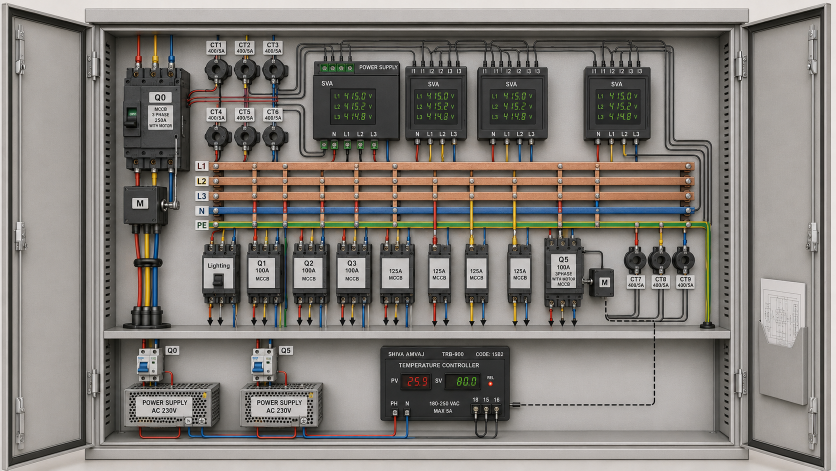
#> input picture file_00000000a51c82439f363061a6e7ef58.png, 1672 x 941 px, found by its file name (shown at 1/2 size)
$ python fix_image.py
#> lines starting #> are read from the running program, lines starting #| are printed output that depends on the picture; after the words box and inside, x2 and y2 are one past the last pixel; in counts of white or black regions, pixels touching at a corner belong together
# -*- coding: utf-8 -*-
"""Pixel-precise correction of the AI panel image to match the original PDF circuit.
Base = original AI image (best text baseline). All fixes applied programmatically."""
from PIL import Image, ImageDraw, ImageFont, ImageFilter
import numpy as np

SRC = '/home/user/Bargh/file_00000000a51c82439f363061a6e7ef58.png'
OUT = '/home/user/Bargh/render/panel_final_fixed.png'

im = Image.open(SRC).convert('RGB')
#> im is the input picture: PIL image 1672x941 RGB; mean R, G, B 130.6, 125.9, 120.7
W, H = im.size
#> W = 1672; H = 941
px = im.load()
arr = np.array(im).astype(int)

FB = '/usr/share/fonts/truetype/dejavu/DejaVuSans-Bold.ttf'
FR = '/usr/share/fonts/truetype/dejavu/DejaVuSans.ttf'
def font(sz, bold=True): return ImageFont.truetype(FB if bold else FR, sz)

def ring_bg(x0, y0, x1, y1, margin=14, light=True):
    """sample background color from a ring around rect (excluding dark text pixels)"""
#> called with x0 = 935, y0 = 112, x1 = 1330, y1 = 305, margin = 14, light = True
    X0, Y0, X1, Y1 = max(0,x0-margin), max(0,y0-margin), min(W,x1+margin), min(H,y1+margin)
#> X0 = 921; Y0 = 98; X1 = 1344; Y1 = 319
    mask = np.zeros((Y1-Y0, X1-X0), bool)
    mask[:margin,:] = True; mask[-margin:,:] = True
    mask[:,:margin] = True; mask[:,-margin:] = True
    reg = arr[Y0:Y1, X0:X1]
    lum = reg.mean(axis=2)
    if light:
        sel = mask & (lum > 120)
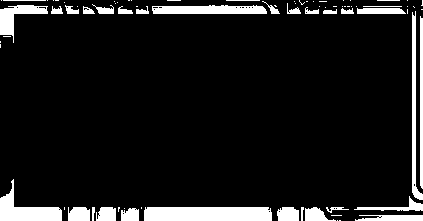
#> sel: shape (221, 423) bool; 9.7% white; 78 white regions (46 under 20 px), largest, box (x1, y1, x2, y2) and area: (144, 207, 272, 221) 1776, (0, 179, 62, 221) 1067, (152, 5, 267, 14) 903
    else:
        sel = mask & (lum < 120)
    if sel.sum() < 20: sel = mask
    med = np.median(reg[sel], axis=0)
#> med = [151, 146, 141]
    return tuple(int(v) for v in med)

def cover(x0, y0, x1, y1, color=None, noise=6, feather=True):
    """cover rect with sampled bg color + subtle noise"""
    if color is None: color = ring_bg(x0,y0,x1,y1)
#> color = (151, 146, 141)
    rng = np.random.default_rng(42)
    patch = np.clip(np.array(color) + rng.normal(0, noise, (y1-y0, x1-x0, 3)), 0, 255).astype(np.uint8)
    pimg = Image.fromarray(patch)
    if feather:
        m = Image.new('L', pimg.size, 0)
#> m: PIL image 395x193 L; every value is 0
        ImageDraw.Draw(m).rectangle([4,4,pimg.size[0]-4,pimg.size[1]-4], fill=255)
#> m: PIL image 395x193 L; 94.7% white; 1 black region, box (x1, y1, x2, y2) and area: (0, 0, 395, 193) 4067
        m = m.filter(ImageFilter.GaussianBlur(3))
        im.paste(pimg, (x0,y0), m)
    else:
        im.paste(pimg, (x0,y0))

def write(x, y, txt, sz=16, bold=True, col=None, anchor='mm'):
    if col is None: col = (28, 34, 42)
    d = ImageDraw.Draw(im)
    d.text((x, y), txt, font=font(sz, bold), fill=col, anchor=anchor)

def sample_text_color(x, y, r=6):
    reg = arr[max(0,y-r):y+r, max(0,x-r):x+r].reshape(-1,3)
    lum = reg.mean(axis=1)
    dark = reg[lum < lum.mean()]
    if len(dark)==0: dark = reg
    return tuple(int(v) for v in np.median(dark, axis=0))

# ============ 1) remove meters #3 & #4 (top row, x 940..1320) ============
cover(935, 112, 1330, 305)

# ============ 2) remove 4th 125A breaker (body x 1002..1082) ============
cover(1000, 462, 1085, 605)
#> call 2 of ring_bg, with x0 = 1000, y0 = 462, x1 = 1085, y1 = 605, margin = 14, light = True
#> in ring_bg (call 2), `lum = reg.mean(axis=2)`:
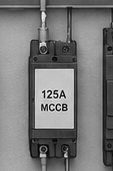
#> lum: shape (171, 113) float64; min 0, max 255, mean 121.8
#> in ring_bg (call 2), `sel = mask & (lum > 120)`:
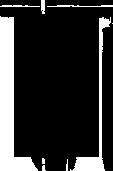
#> sel: shape (171, 113) bool; 18.7% white; 9 white regions (4 under 20 px), largest, box (x1, y1, x2, y2) and area: (0, 16, 38, 171) 2438, (70, 17, 111, 171) 912, (47, 5, 113, 7) 95, (0, 5, 40, 7) 62, (41, 0, 45, 14) 51
#> in ring_bg (call 2), `med = np.median(reg[sel], axis=0)`: med = [163, 158, 154]
#> in cover (call 2), `m = Image.new('L', pimg.size, 0)`: m: PIL image 85x143 L; every value is 0
#> in cover (call 2), `ImageDraw.Draw(m).rectangle([4,4,pimg.size[0]-4,pimg.size[1]-4], fill=..`: m: PIL image 85x143 L; 87.3% white; 1 black region, box (x1, y1, x2, y2) and area: (0, 0, 85, 143) 1547

# ============ 3) fix CT ratio labels: 400/5A (six on incomer) ============
for cx in (434, 490, 547):
    for cy in (103, 236):
        cover(cx-42, cy-11, cx+42, cy+11)
        write(cx, cy, '400/5A', 15)
#> this loop made 3 passes
# CT7-9 ratios
for cx in (1273, 1322, 1372):
    cover(cx-42, 560, cx+42, 584)
    write(cx, 572, '400/5A', 15)
#> this loop made 3 passes
#> color in cover on passes 1 to 3: (168, 163, 160), (167, 163, 160), (165, 161, 155)
#> pass 1, in cover (call 9), `patch = np.clip(np.array(color) + rng.normal(0, noise, (y1-y0, x1-x0, ..`:
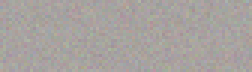
#> patch: shape (24, 84, 3) (shown 3 times larger); mean of channels 0, 1, 2 167.6, 162.4, 159.3; drawn as R, G, B

# ============ 4) meter terminal rows -> I1 I1 I2 I2 I3 I3 ============
cover(575, 132, 745, 152)
#> in ring_bg (call 12), `sel = mask & (lum > 120)`: sel: shape (48, 198) bool; 18.7% white; 35 white regions (23 under 20 px), largest, box (x1, y1, x2, y2) and area: (0, 0, 31, 14) 371, (50, 0, 86, 14) 314, (11, 34, 31, 48) 257
#> in cover (call 12), `m = Image.new('L', pimg.size, 0)`: m: PIL image 170x20 L; every value is 0
#> in cover (call 12), `ImageDraw.Draw(m).rectangle([4,4,pimg.size[0]-4,pimg.size[1]-4], fill=..`: m: PIL image 170x20 L; 62.3% white; 1 black region, box (x1, y1, x2, y2) and area: (0, 0, 170, 20) 1281
write(660, 142, 'I1 I1  I2 I2  I3 I3', 13)
cover(800, 132, 960, 152)
#> in ring_bg (call 13), `sel = mask & (lum > 120)`:
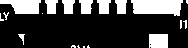
#> sel: shape (48, 188) bool; 24.7% white; 19 white regions (10 under 20 px), largest, box (x1, y1, x2, y2) and area: (131, 0, 183, 16) 689, (0, 0, 41, 14) 417, (149, 34, 168, 48) 264
#> in ring_bg (call 13), `med = np.median(reg[sel], axis=0)`: med = [160, 157, 155]
#> in cover (call 13), `m = Image.new('L', pimg.size, 0)`: m: PIL image 160x20 L; every value is 0
#> in cover (call 13), `ImageDraw.Draw(m).rectangle([4,4,pimg.size[0]-4,pimg.size[1]-4], fill=..`: m: PIL image 160x20 L; 62.2% white; 1 black region, box (x1, y1, x2, y2) and area: (0, 0, 160, 20) 1211
write(880, 142, 'I1 I1  I2 I2  I3 I3', 13)
# aux supply label of meter1
cover(706, 127, 812, 147)
#> in ring_bg (call 14), `sel = mask & (lum > 120)`:
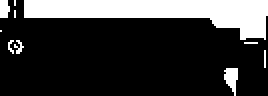
#> sel: shape (48, 134) bool (shown 2 times larger); 22.6% white; 10 white regions (7 under 20 px), largest, box (x1, y1, x2, y2) and area: (12, 0, 134, 20) 1299, (112, 34, 119, 48) 63, (0, 0, 5, 9) 39
#> in ring_bg (call 14), `med = np.median(reg[sel], axis=0)`: med = [164, 161, 158]
#> in cover (call 14), `if color is None: color = ring_bg(x0,y0,x1,y1)`: color = (164, 161, 158)
#> in cover (call 14), `m = Image.new('L', pimg.size, 0)`: m: PIL image 106x20 L; every value is 0
#> in cover (call 14), `ImageDraw.Draw(m).rectangle([4,4,pimg.size[0]-4,pimg.size[1]-4], fill=..`:
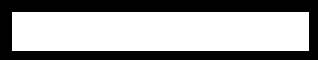
#> m: PIL image 106x20 L (shown 3 times larger); 60.7% white; 1 black region, box (x1, y1, x2, y2) and area: (0, 0, 106, 20) 833
write(759, 137, 'POWER SUPPLY', 12)
# voltage terminal rows of the two kept meters
cover(640, 258, 780, 292)
write(710, 268, 'N  L1  L2  L3', 13)
cover(800, 258, 940, 292)
write(870, 268, 'N  L1  L2  L3', 13)
# clean stray symbol under meter2 terminals
cover(824, 276, 850, 292)

# ============ 5) clear invented display values (kept meters) ============
disp1 = ring_bg(640, 180, 780, 250, light=False)
#> disp1 = (59, 59, 59)
cover(640, 182, 780, 248, color=disp1, noise=3, feather=False)
disp2 = ring_bg(830, 180, 930, 250, light=False)
#> disp2 = (59, 59, 59)
cover(830, 182, 930, 248, color=disp2, noise=3, feather=False)
# write neutral meter text on displays
dk = sample_text_color(654, 167)
#> in sample_text_color, `reg = arr[max(0,y-r):y+r, max(0,x-r):x+r].reshape(-1,3)`: reg = 144 rows, first 8: [39, 39, 38], [59, 57, 57], [59, 56, 56], [54, 51, 52], [52, 52, 50], [57, 56, 56], [60, 57, 57], [61, 60, 61]
#> in sample_text_color, `lum = reg.mean(axis=1)`: lum = 144 values, max 255 at index 72, min 14 at index 38, mean 108
#> in sample_text_color, `dark = reg[lum < lum.mean()]`: dark = 89 rows, first 8: [39, 39, 38], [59, 57, 57], [59, 56, 56], [54, 51, 52], [52, 52, 50], [57, 56, 56], [60, 57, 57], [61, 60, 61]
#> dk = (54, 53, 53)
write(710, 215, '400/5A', 20, col=(90, 220, 120))
write(880, 215, '400/5A', 20, col=(90, 220, 120))

# ============ 6) Q0: WITH MOTOR ============
cover(268, 244, 380, 262)
write(324, 253, 'WITH MOTOR', 15)

# ============ 7) Q5: WITH MOTOR ============
cover(1060, 550, 1200, 568)
write(1130, 559, 'WITH MOTOR', 15)

# ============ 8) TRB-900 fixes ============
# MAX 5A
cover(852, 814, 922, 830)
write(887, 822, 'MAX 5A', 14)
# relay terminals spaced
cover(940, 792, 1012, 808)
write(976, 800, '18  15  16', 14)
# remove invented PV/SV values (059, 80.0) on display
trb_disp = ring_bg(805, 752, 955, 776, light=False)
#> trb_disp = (45, 45, 45)
cover(806, 750, 866, 772, color=trb_disp, noise=2, feather=False)
cover(900, 750, 958, 774, color=trb_disp, noise=2, feather=False)
cover(830, 772, 852, 782, color=trb_disp, noise=2, feather=False)
# add REL label next to SV (small LED label)
pv_col = sample_text_color(790, 762)
#> in sample_text_color (call 2), `reg = arr[max(0,y-r):y+r, max(0,x-r):x+r].reshape(-1,3)`: reg = 144 rows, first 8: [73, 70, 71], [86, 87, 86], [77, 77, 77], [41, 41, 41], [35, 36, 36], [66, 66, 66], [81, 79, 79], [46, 45, 44]
#> in sample_text_color (call 2), `dark = reg[lum < lum.mean()]`: dark = 95 rows, first 8: [73, 70, 71], [86, 87, 86], [77, 77, 77], [41, 41, 41], [35, 36, 36], [66, 66, 66], [81, 79, 79], [46, 45, 44]
#> pv_col = (48, 48, 47)
write(984, 762, 'REL', 13, col=pv_col)

# ============ 9) busbar labels L1 L2 L3 N PE (copper rows y 326..397) ============
bars = [('L1', 326), ('L2', 356), ('L3', 369), ('N', 386), ('PE', 397)]
for name, by in bars:
    # white bold with dark outline for contrast on copper
    d = ImageDraw.Draw(im)
    d.text((232, by), name, font=font(17), fill=(15,15,15), anchor='mm',
           stroke_width=2, stroke_fill=(255,255,255))

# ============ 10) M box on Q5 + dashed green command wire ============
d = ImageDraw.Draw(im)
# M box
bx0, by0, bx1, by1 = 1188, 500, 1232, 538
d.rounded_rectangle([bx0, by0, bx1, by1], radius=6, fill=(154,162,171), outline=(38,43,49), width=2)
d.text(((bx0+bx1)//2, (by0+by1)//2), 'M', font=font(20), fill=(20,24,30), anchor='mm')
d.line([(1170,519),(bx0,519)], fill=(38,43,49), width=2)
# dashed green wire: TRB terminals -> M box
def dashed_line(pt0, pt1, dash=12, gap=7, col=(26,122,26), wd=4):
#> called with pt0 = (1000, 798), pt1 = (1210, 798), dash = 12, gap = 7, col = (26, 122, 26), wd = 4
    import math
    x0,y0 = pt0; x1,y1 = pt1
    L = math.hypot(x1-x0, y1-y0)
    n = int(L // (dash+gap)) + 1
    for i in range(n):
        t0 = (i*(dash+gap))/L; t1 = min(((i*(dash+gap))+dash)/L, 1)
        d.line([(x0+(x1-x0)*t0, y0+(y1-y0)*t0), (x0+(x1-x0)*t1, y0+(y1-y0)*t1)], fill=col, width=wd)
dashed_line((1000, 798), (1210, 798))
dashed_line((1210, 798), (1210, 560))
# arrowhead into M box
d.polygon([(1210,548),(1202,562),(1218,562)], fill=(26,122,26))

# ============ 11) SVA #3: copy clean meter1 module -> near CT7-9 ============
mod = im.crop((622, 116, 806, 296))   # meter1 module (already cleaned above)
# paste near Q5 CTs, below CT labels
im.paste(mod, (1252, 600))
# dashed measurement lead from CTs down to module
d2 = ImageDraw.Draw(im)
def dashed_gray(p0,p1):
#> called with p0 = (1300, 586), p1 = (1300, 600)
    import math
    x0,y0=p0; x1,y1=p1; L=math.hypot(x1-x0,y1-y0)
    for i in range(int(L//9)+1):
        t0=min(i*9/L,1); t1=min((i*9+5)/L,1)
        d2.line([(x0+(x1-x0)*t0,y0+(y1-y0)*t0),(x0+(x1-x0)*t1,y0+(y1-y0)*t1)], fill=(110,110,110), width=2)
dashed_gray((1300, 586), (1300, 600))
# small caption for SVA3
write(1348, 700, '', 1)  # no-op keep

# ============ save ============
im.save(OUT)
print('saved', OUT, im.size)
#| saved /home/user/Bargh/render/panel_final_fixed.png (1672, 941)
